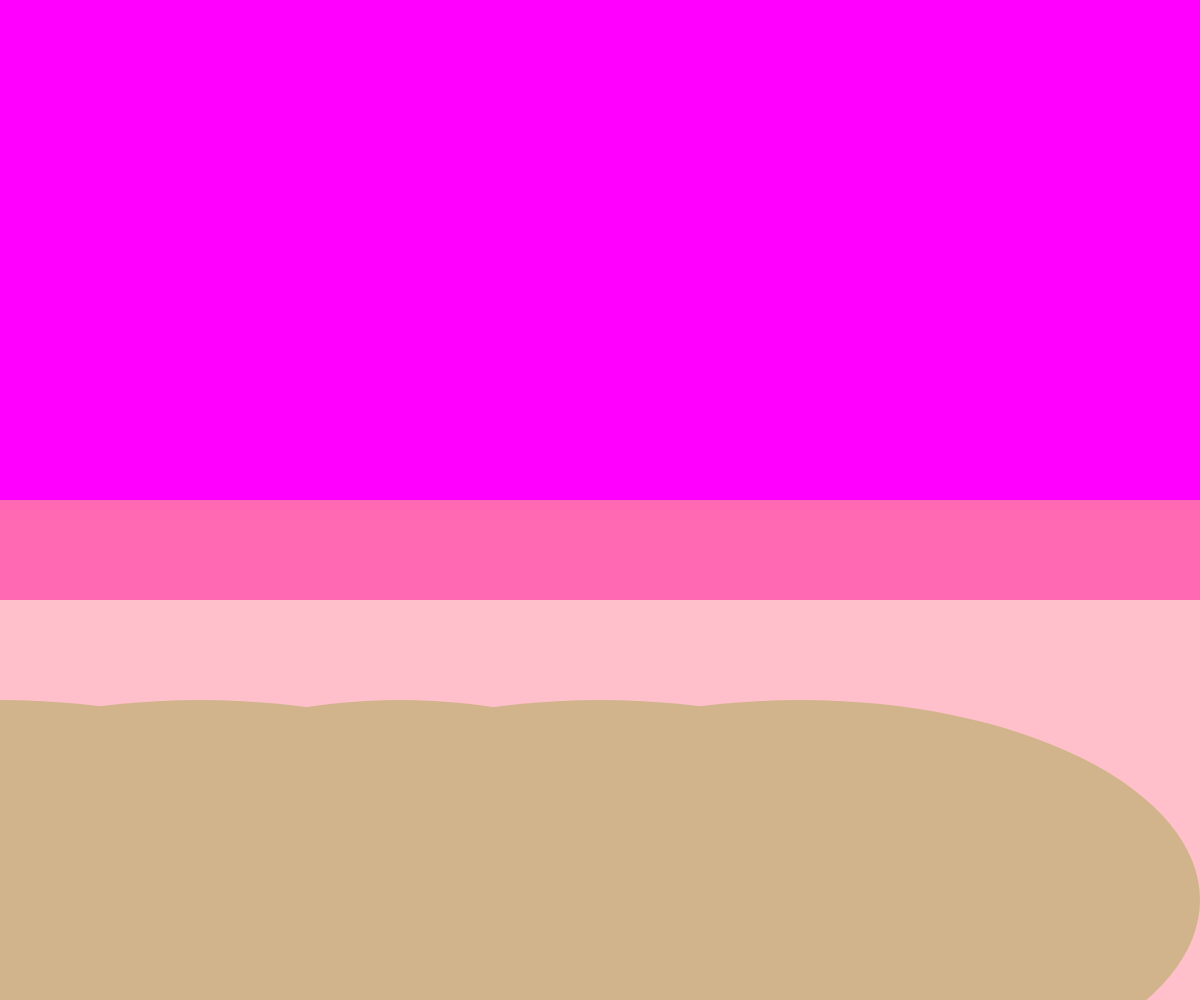
Frame 1 (no input)
Frame 60 (no input): identical to frame 1, image omitted
Frame 120 (the mouse pressed at the canvas centre since frame 60): identical to frame 1, image omitted

The p5.js sketch that drew this single still picture (run headless with seeded random() and noise() and a simulated clock; from frame 60 on, the mouse is pressed at the canvas centre):

// p5.js sketch
// ── sketch.js
// Project Title
// Your Name
// Date
//
// Extra for Experts:
// - describe what you did to take this project "above and beyond"


function setup() {
  createCanvas(windowWidth, windowHeight);
  
}
function sky() {
  noStroke();
  fill("magenta");
  rect(0, 0, 1500, 1000);
  
  noStroke();
  fill("hotPink");
  rect(0, 500, 1500, 2000);

  noStroke();
  fill("pink");
  rect(0, 600, 1500, 2000);

}

function landscapeNearView(){
  noStroke();
  fill("tan");
  ellipse(0, 900, 800, 400);
  ellipse(200, 900, 800, 400);
  ellipse(400, 900, 700, 400);
  ellipse(600, 900, 800, 400);
  ellipse(800, 900, 800, 400);
}

function draw() {
  background(255, 116, 0);
  sky();
  landscapeNearView();
}
